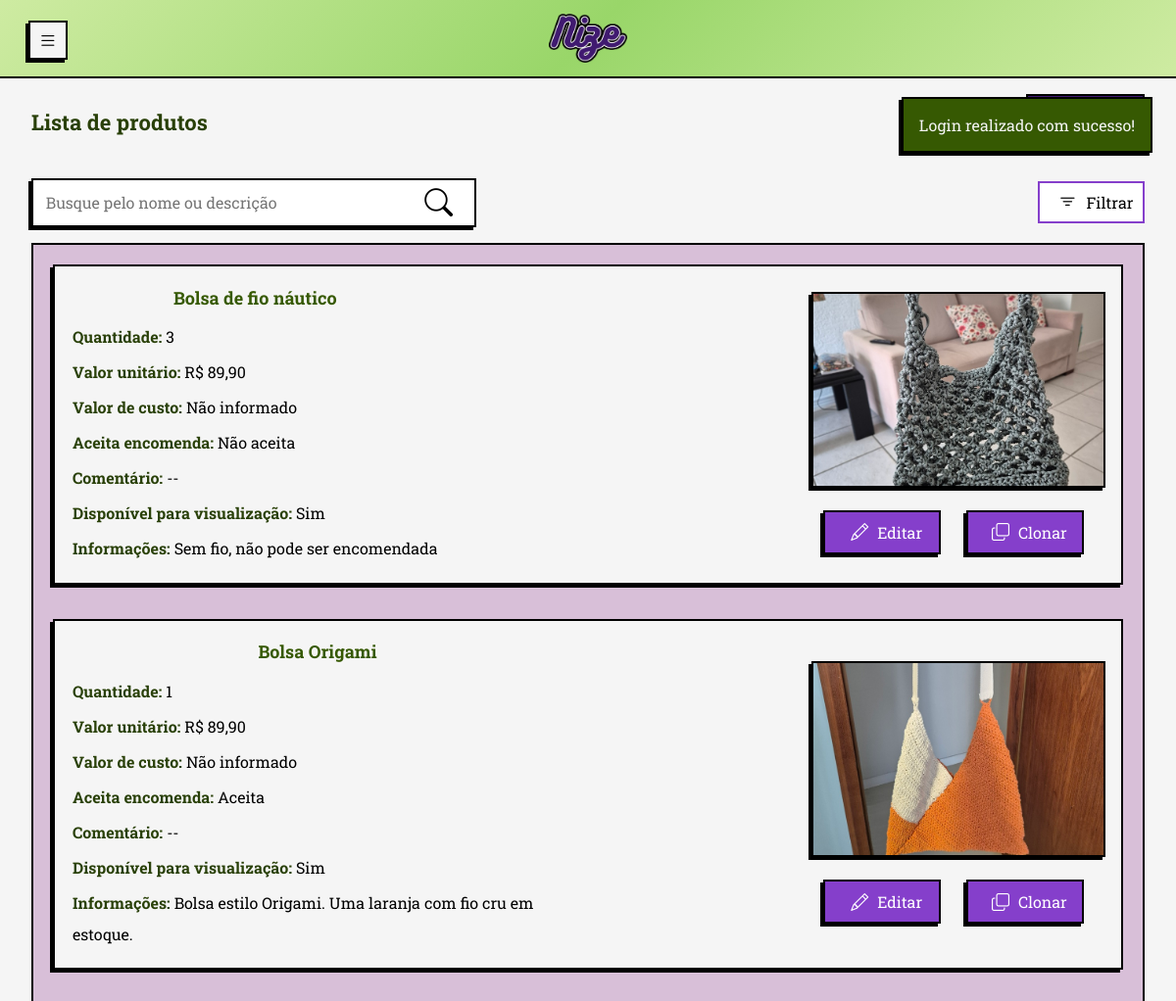
Page /php/view/produtos/visualizacao_produtos.php (signed in, upper part) on the earlier database version.
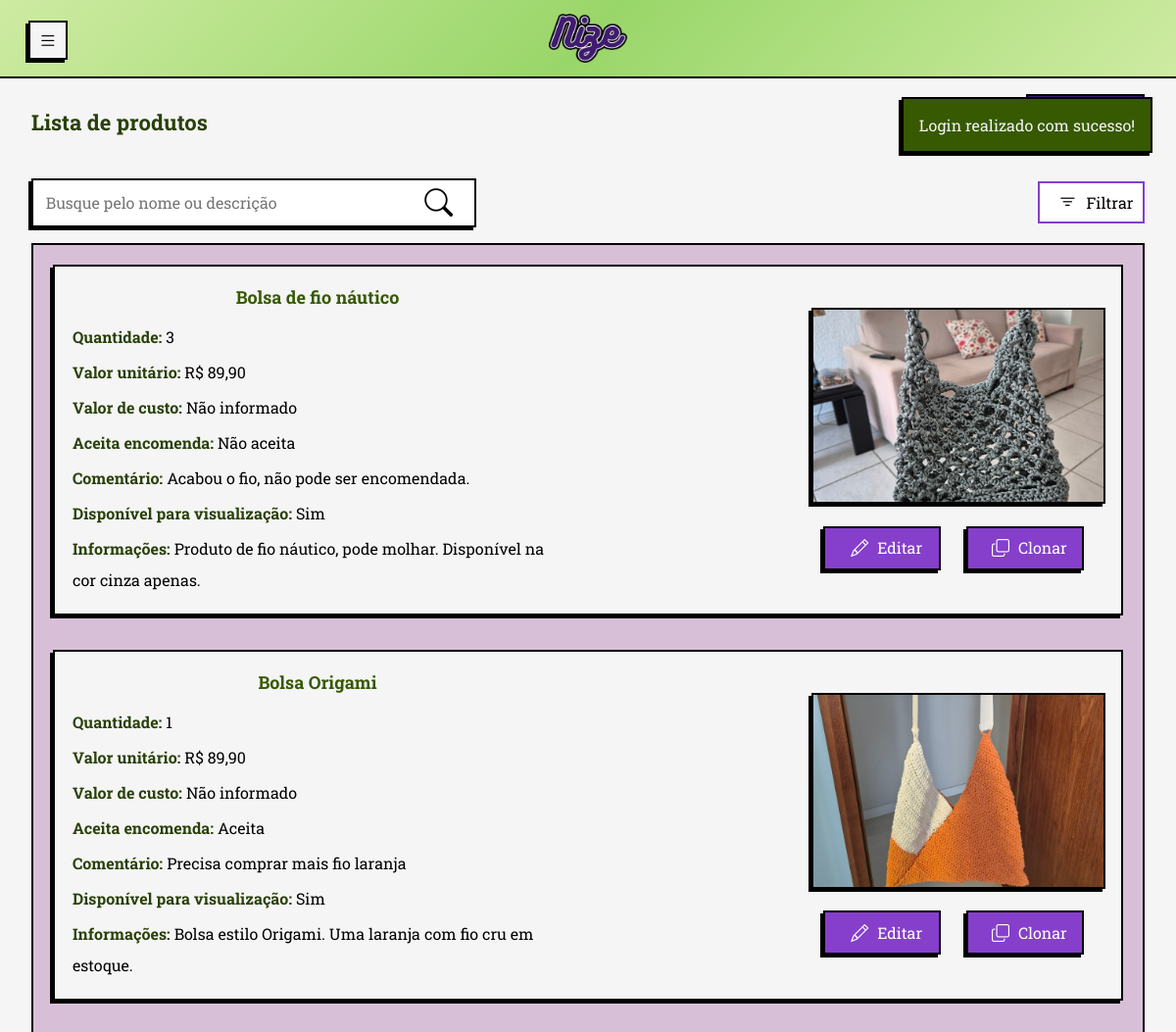
Same page on the later database version.
### tables this page shows
CREATE TABLE produtos (
            id_produto INTEGER PRIMARY KEY AUTOINCREMENT NOT NULL,
            id_usuario INTEGER NOT NULL,
            nome TEXT NOT NULL,
            valor_unitario REAL NOT NULL,
            quantidade INTEGER NULL,
            imagem TEXT NULL,
            aceita_encomenda INTEGER NULL,
            descricao TEXT NULL,
            valor_custo REAL NULL,
            aceita_visualizacao INTEGER NULL,
            created_at TIMESTAMP NOT NULL DEFAULT CURRENT_TIMESTAMP, comentario,
            FOREIGN KEY (id_usuario) REFERENCES usuario (id_usuario)
    );

### php/persistence/conexaoBanco.class.php (called while the page is built, shortened)
<?php
class ConexaoBanco extends PDO {
    private static $instancia = null;
    public static function getInstancia() {
        if (!isset(self::$instancia)) {
            try {
                $caminhoBanco = __DIR__ . '/nize_database.db';
                $dsn = "sqlite:" . $caminhoBanco;
                self::$instancia = new ConexaoBanco($dsn, null, null);
                self::$instancia->setAttribute(PDO::ATTR_ERRMODE, PDO::ERRMODE_EXCEPTION);
                self::$instancia->setAttribute(PDO::ATTR_DEFAULT_FETCH_MODE, PDO::FETCH_ASSOC);
            } catch (PDOException $e) {
                $msg_erro = urlencode("Erro ao conectar com o banco SQLite: " . $e->getMessage());
                header("location:../view/general/erro.php?msg=" . $msg_erro);
                exit;
            }
        }
        return self::$instancia;
    }
}

### php/model/usuario.class.php (called while the page is built, shortened)
<?php
class Usuario{
    public function __get($attribute){
        return $this->$attribute;
    }
}
?>

### php/dao/produtodao.class.php (called while the page is built, shortened)
<?php
require_once __DIR__ . '/../persistence/conexaoBanco.class.php';
class ProdutoDAO{
    private $conexao;
    public function __construct() {
        $this-> conexao = ConexaoBanco::getInstancia();
    }
    public function listarTodosProdutos($id_usuario) : array {
        try{
            $sql = $this->conexao->prepare("SELECT * FROM produtos WHERE id_usuario = :id_usuario ORDER BY nome COLLATE NOCASE ASC");
            $sql->bindValue(":id_usuario", $id_usuario);
            $sql->execute();
            return $sql->fetchAll(PDO::FETCH_ASSOC);
        } catch (Exception $e){
            $_SESSION['msg'] = "Erro ao listar produtos";
            header("location:../view/produtos/visualizacao_produtos.php");
            exit;
        }
    }
}

### php/view/produtos/visualizacao_produtos.php (the view, shortened to what this page needs)
<?php
require_once '../../model/usuario.class.php';
require_once '../../dao/produtodao.class.php';
$usuario = unserialize($_SESSION['usuario_logado']);
$produtoDAO = new ProdutoDAO();
$lista = $produtoDAO->listarTodosProdutos($usuario->id_usuario);
?>
<!DOCTYPE html>
<html lang="pt-br">
<head>
  <link rel="stylesheet" href="../../../css/normalize.css">
  <link rel="stylesheet" href="../../../css/query.css">
  <link rel="stylesheet" href="../../../css/style.css">
  <link rel="stylesheet" href="../../../css/sidebar.css">
  <link rel="stylesheet" href="https://cdn.jsdelivr.net/npm/bootstrap-icons@1.13.1/font/bootstrap-icons.min.css">
</head>
<body>
  <header id="header-mobile">
    <div class="container-header">
      <a href="#" data-resize-btn-mobile class="btn-menu" title="Esconder/expandir menu">
        <i class="bi bi-list"></i>
      </a>
      <a href="../general/tela_inicial.php" class="link-logo-header" title="Tela inicial">
        <img src="../../../img/logo/nize_new.png" alt="Nize logotipo" id="logo-header">
      </a>
    </div>
  </header>
  <main class='conteudo-pagina'>
    <div class="internal-nav">
      <div class="internal-nav-links">
        <h1>Lista de produtos</h1>
        <a href="cadastro_produtos.php"><span class="bi bi-plus-lg"></span>Produto</a>
      </div>
      <div class="internal-nav-inputs">
        <form onsubmit="return false;" id="form-pesquisa-produtos">
          <input type="text" id="pesquisa-produtos" placeholder="Busque pelo nome ou descrição " autocomplete="off"><span id="search-icon" class="bi bi-search"></span>
        </form>
        <details class="filtros-produtos">
          <summary><span class="bi bi-filter"></span>Filtrar</summary>
        </details>
      </div>
    </div>
    <?php
    if (isset($_SESSION["msg"])) {
      echo "<div id='session-msg'>" . $_SESSION['msg'] .  "</div>";
    }
    ?>
    <div class="lista-produtos">
      <?php if (!empty($lista)): ?>
        <?php foreach ($lista as $item): ?>
          <div class="product-view">
            <div class="texto-produto">
              <h2><?php echo htmlspecialchars(mb_convert_encoding($item['nome'], "UTF-8", "AUTO")); ?></h2>
              <p><strong>Quantidade:</strong> <?php if ($item['quantidade'] === 0 || $item['quantidade'] == null) {
                                                echo "Sem estoque";
                                              } else {
                                                echo htmlspecialchars($item['quantidade']);
                                              } ?> </p>
              <?php if ($item['valor_unitario']) {
                $valor_unitario = "R$ " . number_format($item['valor_unitario'], 2, ',', '.');
              } else {
                $valor_unitario = "Não informado";
              } ?>
              <p><strong>Valor unitário:</strong> <?php echo $valor_unitario ?></p>
              <?php if ($item['valor_custo']) {
                $valor_custo = "R$ " . number_format($item['valor_custo'], 2, ',', '.');
              } else {
                $valor_custo = "Não informado";
              } ?>
              <p><strong>Valor de custo:</strong> <?php echo $valor_custo; ?></p>
              <?php
              if (htmlspecialchars($item['aceita_encomenda']) === '1') {
                $aceita_encomenda = "Aceita";
              } else {
                $aceita_encomenda = "Não aceita";
              }
              if (htmlspecialchars($item['aceita_visualizacao']) === '1') {
                $aceita_visualizacao = "Sim";
              } else {
                $aceita_visualizacao = "Não";
              }
              ?>
              <p><strong>Aceita encomenda:</strong> <?php echo $aceita_encomenda; ?></p>
              <p class="p-descricao"><strong>Comentário:</strong>
                <?php if ($item['comentario']) {
                  echo htmlspecialchars($item['comentario']);
                } else {
                  echo "--";
                } ?></p>
              <p><strong>Disponível para visualização:</strong> <?php echo $aceita_visualizacao; ?></p>
              <p class="p-descricao"><strong>Informações:</strong>
                <?php if ($item['descricao']) {
                  echo htmlspecialchars($item['descricao']);
                } else {
                  echo "--";
                } ?></p>
            </div>
            <div class="product-img-btn">
              <?php if ($item['imagem']) {
                echo "<img src='../../persistence/uploads/" . htmlspecialchars($item['imagem']) . "' alt='imagem do produto' class='img-produtos'>";
                } else {
                  echo "<p class='img-produtos'>Nenhuma imagem cadastrada</p>";
              } ?>
              <div class="product-btns">
                <a href="alteracao_produto.php?id=<?php echo $item['id_produto']; ?>"><span class="bi bi-pencil"></span>Editar</a>
                <a href="clonar_produto.php?id=<?php echo $item['id_produto']; ?>" class="btn-clonar"><span class="bi bi-copy"></span>Clonar</a>
                </div>
            </div>
          </div>
        <?php endforeach; ?>
      <?php else: echo "Nenhum produto cadastrado." ?>
      <?php endif; ?>
    </div>
  </main>
</body>
</html>

### css/query.css (style rules this page uses)
@media screen and (max-width: 1280px) { main { margin-top: 1.5em; margin-left: 1em; } }
@media screen and (max-width: 1280px) { main.conteudo-pagina { margin: 3em 0; padding: 2em 2em; } }
@media screen and (max-width: 1280px) { .success-msg, .error-msg { color: whitesmoke; border: 2px solid black; box-shadow: var(--box-shadow); font-size: 16px; position: absolute; top: 3.2em; right: 1.5em; width: fit-content; max-width: 300px; padding: 0.8em 1rem; z-index: 99999; } }
@media screen and (max-width: 1280px) { h1 { font-size: 22px; } }
@media screen and (max-width: 1280px) { .btn-menu { position: fixed; left: 1em; top: 0.5em; } }
@media screen and (max-width: 1280px) { div.product-view .product-btns { margin: auto 0; } }
@media screen and (max-width: 1280px) { div.product-view { padding: 1em; display: flex; flex-direction: row; width: 100%; justify-content: space-between; align-items: center; } }
@media screen and (max-width: 1280px) { div.product-view p { margin: 2px; line-height: 2em; font-size: 16px; } }
@media screen and (max-width: 1280px) { div.product-view > div.product-img-btn > img.img-produtos { align-self: center; width: 300px; height: 200px; } }
@media screen and (max-width: 1280px) { div.texto-produto, div.texto-pedido { max-width: 50%; } }
@media screen and (max-width: 1280px) { div.texto-produto h2, div.texto-pedido h2 { text-align: left; padding: 0.2em; font-size: 18px; } }
@media screen and (max-width: 1280px) { div.product-btns > a { padding: 0.2em 0.5em; font-size: 16px; } }
div.product-img-btn { margin-right: 0; }

### css/style.css (style rules this page uses)
.internal-nav { display: inline-block; margin-bottom: 2em 0; gap: 20px; }
.internal-nav-links h1 { padding: 0; color: var(--darkGreen); text-align: left; }
.internal-nav-links { padding: 0; margin: 0; display: flex; justify-content: space-between; align-items: center; }
.internal-nav-links > a { text-decoration: none; border: var(--border); box-shadow: var(--box-shadow); background-color: var(--darkerPurple); padding: 0.8em; color: white; width: fit-content; text-align: center; margin: 1em 0; }
.internal-nav-inputs { display: flex; justify-content: space-between; align-items: baseline; margin-bottom: 1em; }
.internal-nav-inputs details { margin-left: 1em; }
.filtros-produtos { border: var(--border-focus-purple); padding: 0.2em 0.6em; background-color: white; }
.filtros-produtos summary { list-style: none; display: flex; align-items: center; }
.filtros-produtos summary span { font-size: 1.2em; margin-right: 0.5em; }
#form-pesquisa-produtos, #form-pesquisa-pedidos, #form-pesquisa-usuarios { position: relative; display: inline-block; margin-top: 0.8em; width: 40%; background-color: white; }
#pesquisa-produtos, #pesquisa-pedidos, #pesquisa-usuarios { border: var(--border); box-shadow: var(--box-shadow); padding: 0.8em; font-size: 16px; width: 100%; }
#search-icon { position: absolute; right: 10px; top: 50%; transform: translateY(-50%); font-size: 1.8rem; }
.lista-produtos, .lista-pedidos { display: flex; flex-wrap: wrap; justify-content: space-evenly; border: var(--border-thin); padding: 10px; background-color: thistle; }
.product-view { display: flex; flex-wrap: wrap; flex-direction: column; overflow-x: hidden; background-color: whitesmoke; border: var(--border); box-shadow: var(--box-shadow); padding: 2rem; margin: 10px; margin-bottom: 25px; box-sizing: border-box; width: 45%; min-height: fit-content; max-height: fit-content; justify-content: space-between; }
div.texto-produto h2, div.texto-pedido h2 { text-align: center; padding: 0 0 0.4em 0; }
div.product-img-btn { display: flex; align-content: center; flex-direction: column; }
div.texto-produto { display: flex; flex-direction: column; }
div.product-img-btn > img.img-produtos { border: var(--border); box-shadow: var(--box-shadow); margin-left: 10px; margin-bottom: 10px; margin-top: 10px; width: 70%; height: 250px; object-fit: cover; align-self: center; }
.p-descricao { overflow-y: scroll; overflow-x: hidden; max-height: 150px; max-width: 500px; scrollbar-width: thin; scrollbar-color: var(--normalPurple); margin: 0.5em 0; }
.product-btns { display: flex; justify-content: center; align-items: center; margin-top: auto; }
div.product-btns span { font-size: 18px; margin-right: 0.5em; }
.product-btns > a { width: 120px; height: 45px; }
.product-btns > .btn-clonar { width: 120px; }
details > summary { list-style: none; }

Differences in the rows shown:
changed produtos "Bolsa de fio náutico": comentario (not shown) → "Acabou o fio, não pode ser encomendada."; descricao "Sem fio, não pode ser encomendada" → "Produto de fio náutico, pode molhar. Disponível na cor cinza apenas."; no longer shows "--"
changed produtos "Bolsa Origami": comentario (not shown) → "Precisa comprar mais fio laranja"; no longer shows "--"
